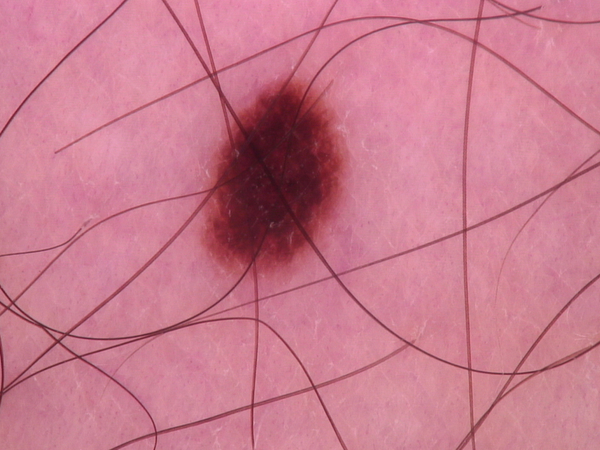
#> input picture data/example.jpg, 600 x 450 px; its folder holds only this picture in this run
$ python -i feature_A.py   (imports and definitions only)
#> lines starting #> are read from the running program, lines starting #| are printed output that depends on the picture; after the words box and inside, x2 and y2 are one past the last pixel; in counts of white or black regions, pixels touching at a corner belong together
import cv2
import numpy as np
import pandas as pd
from math import sqrt, floor, ceil, nan, pi
from skimage import color, exposure
from skimage.color import rgb2gray
from skimage.feature import blob_log
from skimage.filters import threshold_otsu
from skimage.measure import label, regionprops
from skimage.transform import resize
from skimage.transform import rotate
from skimage import morphology
from sklearn.cluster import KMeans
from skimage.segmentation import slic
from skimage.color import rgb2hsv
from scipy.stats import circmean, circvar, circstd
from statistics import variance, stdev
from scipy.spatial import ConvexHull
from concurrent.futures import ProcessPoolExecutor
import os
from os.path import join
import matplotlib.pyplot as plt
import matplotlib.patches as mpatches


def find_midpoint_v4(mask):
        """
        Find the midpoint of a binary mask using the horizontal center of mass and
        return the index of the column that is closest to the center of mass.

        """
        # sum all pixels in each column
        summed = np.sum(mask, axis=0)
        # column where half of the total pixel mass is
        half_sum = np.sum(summed) / 2
        for i, n in enumerate(np.add.accumulate(summed)):
            if n > half_sum:
                return i

def crop(mask):
        mid = find_midpoint_v4(mask)
        y_nonzero, x_nonzero = np.nonzero(mask)
        y_lims = [np.min(y_nonzero), np.max(y_nonzero)]
        x_lims = np.array([np.min(x_nonzero), np.max(x_nonzero)])
        x_dist = max(np.abs(x_lims - mid))
        x_lims = [mid - x_dist, mid+x_dist]
        return mask[y_lims[0]:y_lims[1], x_lims[0]:x_lims[1]]
def get_asymmetry(mask):
    # mask = color.rgb2gray(mask)
    scores = []
    for _ in range(6):
        segment = crop(mask)
        (np.sum(segment))
        #scores.append(np.sum(np.logical_xor(segment, np.flip(segment))) / (np.sum(segment)))
        denom = np.sum(segment)
        if denom == 0:
            scores.append(np.nan)  # or maybe 0 or some default value
        else:
            scores.append(np.sum(np.logical_xor(segment, np.flip(segment))) / denom)
        mask = rotate(mask, 30)
    #return sum(scores) / len(scores)
    return np.nanmean(scores)

def processmaskasymmetry(mask_path):
    """
    Processes a single mask image and calculates its asymmetry score.

    Args:
        mask_path (str): Path to the mask image.

    Returns:
        float or str: The asymmetry score, or 'N/A' if the mask is invalid.
    """
#> called with mask_path = '../data/example.jpg'
    try:
        # Load the mask as a grayscale image
        mask = cv2.imread(mask_path, cv2.IMREAD_GRAYSCALE)
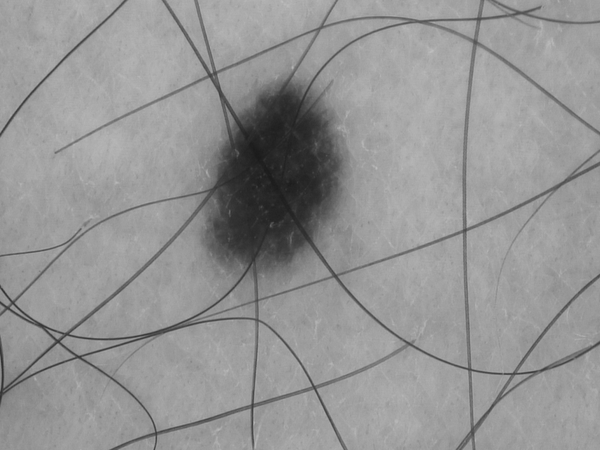
#> mask: shape (450, 600); min 26, max 189, mean 148.2

        if mask is None:
            raise ValueError("Failed to load mask image.")

        # Ensure the mask is binary (convert to 0 and 1)
        _, binary_mask = cv2.threshold(mask, 127, 1, cv2.THRESH_BINARY)
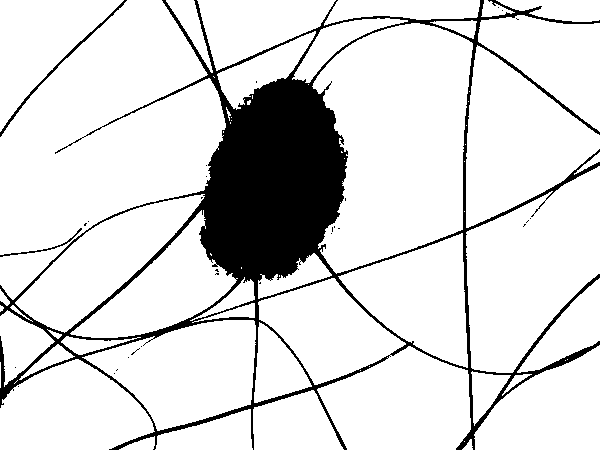
#> binary_mask: shape (450, 600); values 0 (black) and 1 (white), 86.4% white; 30 black regions (27 under 20 px), largest, box (x1, y1, x2, y2) and area: (0, 0, 600, 450) 36094, (0, 0, 127, 137) 476, (0, 228, 82, 257) 155

        # Calculate the asymmetry score
        asymmetry_score = get_asymmetry(binary_mask)
#> the loop in get_asymmetry, `for _ in range(6):` made 6 passes
#> (mid in crop, x_dist in crop, denom) on passes 1 to 6: (320, 320, 232625), (325, 325, 748.6), (320, 320, 671.5), (314, 241, 592.6), (308, 235, 536.1), (297, 229, 520.6)
#> pass 1, in get_asymmetry, `segment = crop(mask)`:
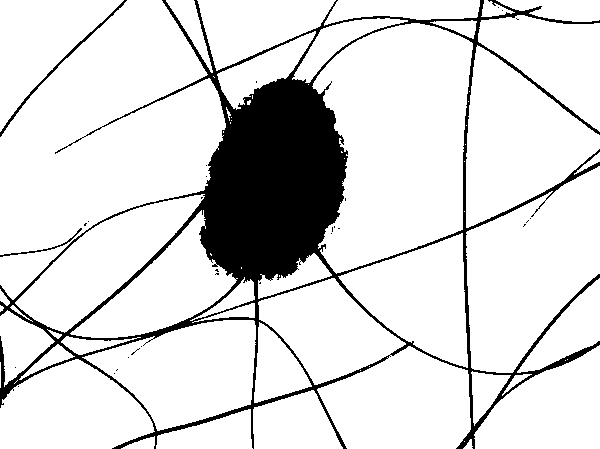
#> segment: shape (449, 600); values 0 (black) and 1 (white), 86.3% white; 30 black regions (27 under 20 px), largest, box (x1, y1, x2, y2) and area: (0, 0, 600, 449) 36070, (0, 0, 127, 137) 476, (0, 228, 82, 257) 155
#> pass 1, in get_asymmetry, `mask = rotate(mask, 30)`:
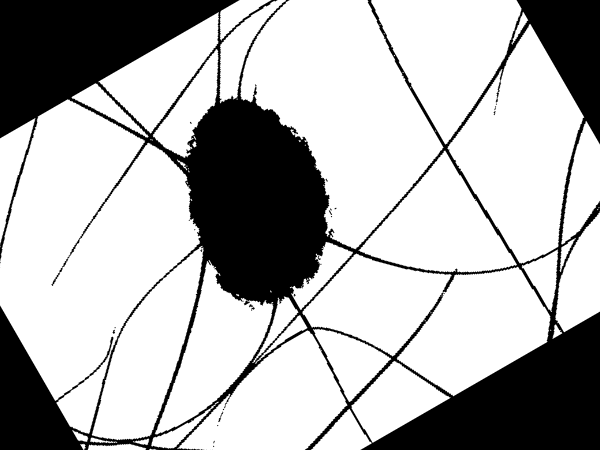
#> mask: shape (450, 600) float64; min 0, max 0.00392, mean 0.00278; drawn with min black and max white
#> pass 2, in get_asymmetry, `mask = rotate(mask, 30)`:
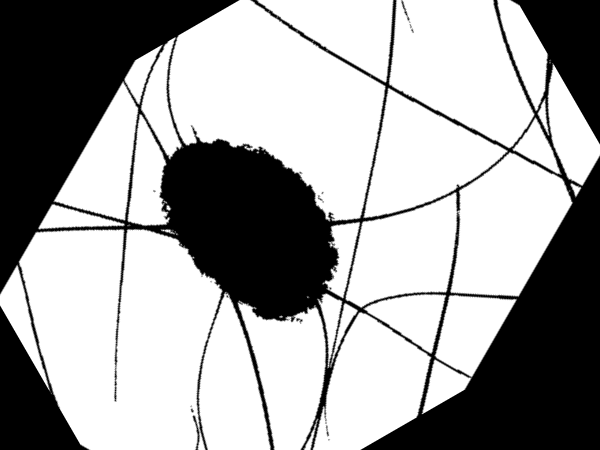
#> mask: shape (450, 600) float64; min 0, max 0.00392, mean 0.00249; drawn with min black and max white
#> after the loop in get_asymmetry, `for _ in range(6):`:
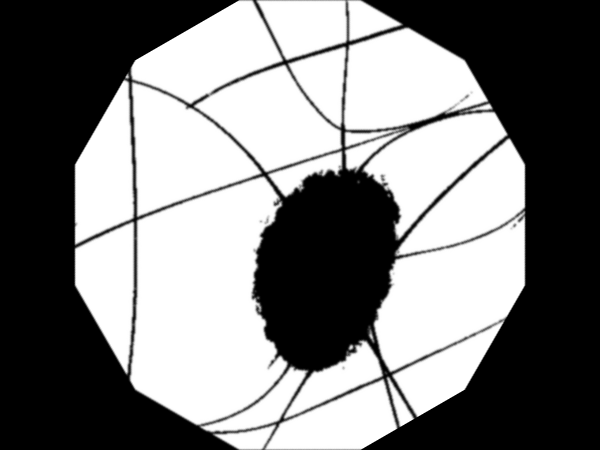
#> mask: shape (450, 600) float64; min 0, max 0.00392, mean 0.00193; drawn with min black and max white
#> after the loop in get_asymmetry, `for _ in range(6):`:
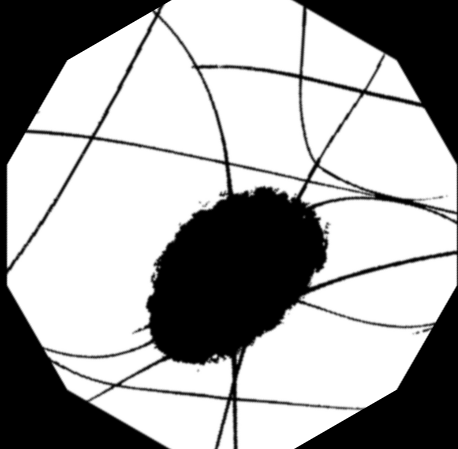
#> segment: shape (449, 458) float64; min 0, max 0.00392, mean 0.00253; drawn with min black and max white
#> after the loop in get_asymmetry, `for _ in range(6):`: scores = [0.245, 58.56, 53.65, 104.2, 87.09, 70.72]
#> asymmetry_score = 62.41

        return asymmetry_score

    except Exception as e:
        print(f"⚠️ Skipping bad mask {mask_path} due to error: {e}")
        return 'N/A'


# [58 lines left out: functions plot_asymmetry_scores_from_df, Asymmetryforall_fast, not called in this run]


>>> result = processmaskasymmetry('../data/example.jpg')
#> result = 62.41
